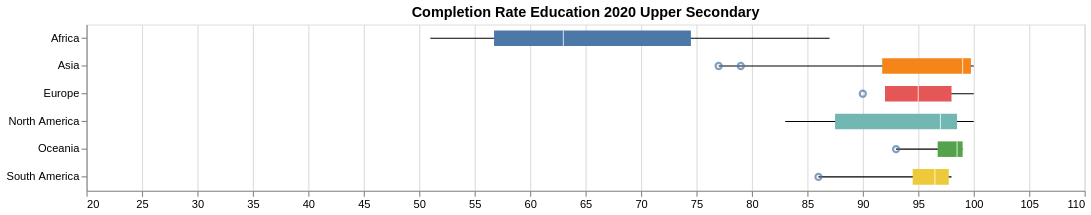

The Vega-Lite source for this figure:
### Vega-Lite specification from a JSON file in a GitHub repository (floating-point values rounded to 4 significant figures)
{"$schema": "https://vega.github.io/schema/vega-lite/v5.json", "title": "Completion Rate Education 2020 Upper Secondary", "width": 900, "height": 150, "data": {"values": [{"Species": "Africa", "lower": 51, "q1": 56.75, "median": 63, "q3": 74.5, "upper": 87, "outliers": []}, {"Species": "Asia", "lower": 77, "q1": 91.75, "median": 99, "q3": 99.75, "upper": 100, "outliers": [77, 79]}, {"Species": "Europe", "lower": 93, "q1": 92, "median": 95, "q3": 98, "upper": 100, "outliers": [90]}, {"Species": "North America", "lower": 83, "q1": 87.5, "median": 97, "q3": 98.5, "upper": 100, "outliers": []}, {"Species": "Oceania", "lower": 93, "q1": 96.75, "median": 98.5, "q3": 99, "upper": 99, "outliers": [93]}, {"Species": "South America", "lower": 86, "q1": 94.5, "median": 96.5, "q3": 97.75, "upper": 98, "outliers": [86]}]}, "encoding": {"y": {"field": "Species", "type": "nominal", "title": null}, "tooltip": [{"field": "Species", "type": "nominal", "title": "Country"}, {"field": "lower", "type": "quantitative", "title": "Minimum"}, {"field": "q1", "type": "quantitative", "format": ",.2f", "title": "Q1"}, {"field": "median", "type": "quantitative", "format": ",.2f", "title": "Median"}, {"field": "q3", "type": "quantitative", "format": ",.2f", "title": "Q3"}, {"field": "upper", "type": "quantitative", "title": "Maximum"}]}, "layer": [{"mark": {"type": "rule"}, "encoding": {"x": {"field": "lower", "type": "quantitative", "scale": {"domain": [25, 105]}, "title": null}, "x2": {"field": "upper"}}}, {"mark": {"type": "bar", "size": 14}, "encoding": {"x": {"field": "q1", "type": "quantitative"}, "x2": {"field": "q3"}, "color": {"field": "Species", "type": "nominal", "legend": null}}}, {"mark": {"type": "tick", "color": "white", "size": 14}, "encoding": {"x": {"field": "median", "type": "quantitative"}}}, {"transform": [{"flatten": ["outliers"]}], "mark": {"type": "point", "style": "boxplot-outliers"}, "encoding": {"x": {"field": "outliers", "type": "quantitative"}}}]}
